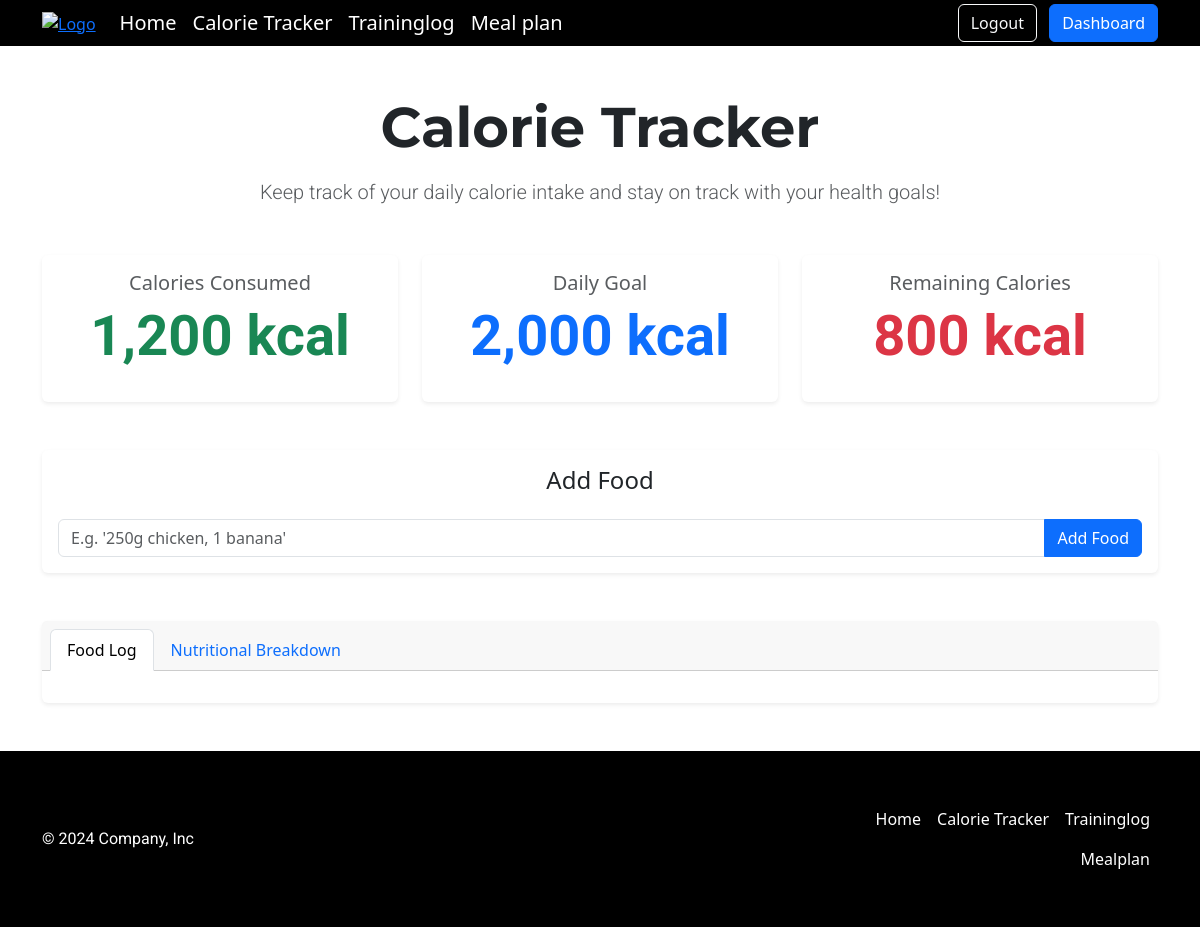
/calorietracker (signed in), run on an earlier commit of the app's database.
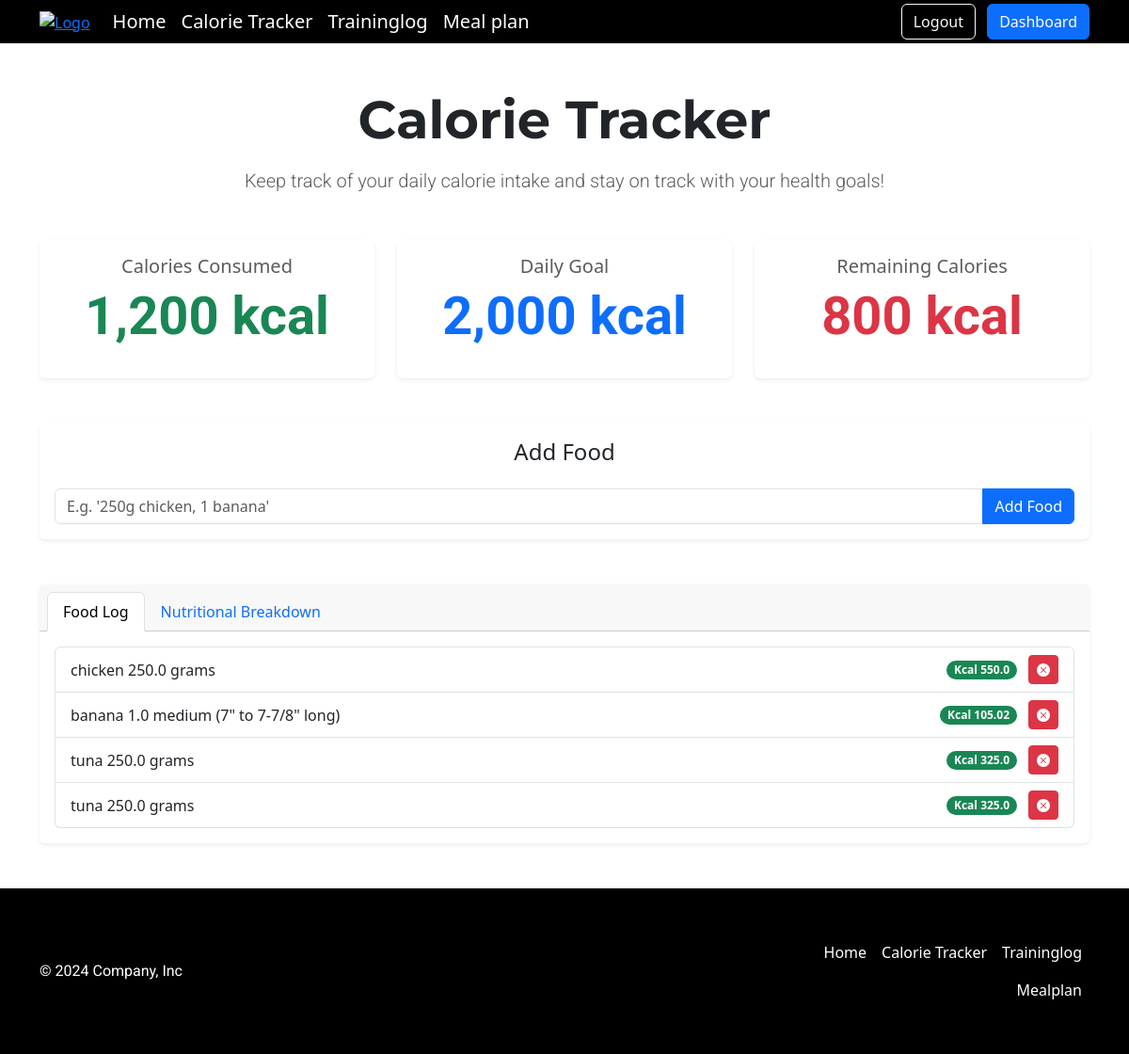
And on a later commit of the database.
### tables this page shows
CREATE TABLE food_log (
id INTEGER PRIMARY KEY AUTOINCREMENT,
user_id INTEGER NOT NULL,
food_name VARCHAR(255) NOT NULL,
serving_qty FLOAT NOT NULL,
serving_unit VARCHAR(50) NOT NULL,
calories FLOAT NOT NULL,
proteins FLOAT NOT NULL,
carbohydrates FLOAT NOT NULL,
fats FLOAT NOT NULL,
created_at TIMESTAMP DEFAULT CURRENT_TIMESTAMP,
FOREIGN KEY (user_id) REFERENCES users(id) ON DELETE CASCADE
);

### app.py (the view)
@app.route("/calorietracker", methods=["GET", "POST"])
@login_required
def calorietracker():
    user_id = session["user_id"]
    if request.method == "POST":
        food_query = request.form.get("food")
        API_KEY = "6158963245cf646896228de0c3d0ba3a"
        APP_ID = "584633a6"
        url = "https://trackapi.nutritionix.com/v2/natural/nutrients"
        headers = {
            "x-app-id": APP_ID,
            "x-app-key": API_KEY,
            "Content-Type": "application/json"
        }
        data = {
            "query": food_query
        }
        response = requests.post(url, headers=headers, json=data)
        if response.status_code == 200:
            nutrition_data = response.json()
            for food in nutrition_data["foods"]:
                db.execute(
                    """
                    INSERT INTO food_log (user_id, food_name, serving_qty, serving_unit, calories, proteins, carbohydrates, fats)
                    VALUES (?, ?, ?, ?, ?, ?, ?, ?)
                    """,
                    user_id,
                    food["food_name"],
                    food["serving_qty"],
                    food["serving_unit"],
                    food["nf_calories"],
                    food["nf_protein"],
                    food["nf_total_carbohydrate"],
                    food["nf_total_fat"]
                )
        else:
            return render_template("calorietracker.html", error="Failed to fetch data from the API. Please try again.")
        return redirect("/calorietracker")
    else:
        food_log = db.execute(
            """
            SELECT food_name, serving_qty, serving_unit, calories, proteins, carbohydrates, fats
            FROM food_log
            WHERE user_id = ? AND DATE(created_at) = DATE('now')
            """,
            user_id
        )
        return render_template("calorietracker.html", food_log=food_log)

### app.py (called while the page is built)
def login_required(f):
    @wraps(f)
    def decorated_function(*args, **kwargs):
        if session.get("user_id") is None:
            return redirect("/login")
        return f(*args, **kwargs)
    return decorated_function

@app.after_request
def after_request(response):
    response.headers["Cache-Control"] = "no-cache, no-store, must-revalidate"
    response.headers["Expires"] = 0
    response.headers["Pragma"] = "no-cache"
    return response

### templates/calorietracker.html (shortened to what this page needs)
{% extends "layout.html" %}
{% block main %}
<div class="container my-5 text-center">
    <h1 class="display-4 mb-3 fw-bold">Calorie Tracker</h1>
    <p class="lead text-muted">Keep track of your daily calorie intake and stay on track with your health goals!</p>
</div>
<div class="container my-5">
    <div class="row g-4 text-center">
        <div class="col-md-4">
            <div class="card shadow-sm border-0 h-100">
                <div class="card-body">
                    <h5 class="card-title text-muted">Calories Consumed</h5>
                    <p class="display-4 text-success fw-bold">1,200 kcal</p>
                </div>
            </div>
        </div>
        <div class="col-md-4">
            <div class="card shadow-sm border-0 h-100">
                <div class="card-body">
                    <h5 class="card-title text-muted">Daily Goal</h5>
                    <p class="display-4 text-primary fw-bold">2,000 kcal</p>
                </div>
            </div>
        </div>
        <div class="col-md-4">
            <div class="card shadow-sm border-0 h-100">
                <div class="card-body">
                    <h5 class="card-title text-muted">Remaining Calories</h5>
                    <p class="display-4 text-danger fw-bold">800 kcal</p>
                </div>
            </div>
        </div>
    </div>
</div>
<div class="container my-5">
    <div class="card shadow-sm border-0">
        <div class="card-body">
            <h4 class="card-title text-center mb-4">Add Food</h4>
            <form action="/calorietracker" method="post">
                <div class="input-group">
                    <input type="text" class="form-control" placeholder="E.g. '250g chicken, 1 banana'" aria-label="Food input" name="food" required>
                    <button class="btn btn-primary" type="submit">Add Food</button>
                </div>
            </form>
        </div>
    </div>
</div>
<div class="container my-5">
    <div class="card shadow-sm border-0">
        <div class="card-header">
            <ul class="nav nav-tabs card-header-tabs" id="foodLogTabs">
                <li class="nav-item">
                    <a class="nav-link active" id="food-log-tab" data-bs-toggle="tab" href="#food-log" role="tab">Food Log</a>
                </li>
                <li class="nav-item">
                    <a class="nav-link" id="nutrition-tab" data-bs-toggle="tab" href="#nutrition" role="tab">Nutritional Breakdown</a>
                </li>
            </ul>
        </div>
        <div class="card-body tab-content">
            <div class="tab-pane fade show active" id="food-log" role="tabpanel">
                <ul class="list-group">
                    {% for food in food_log %}
                        <li class="list-group-item d-flex justify-content-between align-items-center">
                            {{ food.food_name }} {{ food.serving_qty }} {{ food.serving_unit }}
                            <div>
                                <span class="badge bg-success rounded-pill me-2">Kcal {{ food.calories }}</span>
                                <button class="btn btn-sm btn-danger">
                                    <i class="bi bi-x-circle-fill"></i>
                                </button>
                            </div>
                        </li>
                        {% endfor %}
                    </ul>
                </div>
        </div>
    </div>
</div>
{% endblock %}

### templates/layout.html (shortened to what this page needs)
<!DOCTYPE html>
<html lang="en">
    <head>
        <link href="https://cdn.jsdelivr.net/npm/bootstrap@5.3.3/dist/css/bootstrap.min.css" rel="stylesheet">
        <link href="/static/styles.css" rel="stylesheet">
        <link href="https://cdn.jsdelivr.net/npm/bootstrap-icons/font/bootstrap-icons.css" rel="stylesheet">
    </head>
    <body>
        <header class="bg-black">
            <div class="container">
                <div class="d-flex flex-wrap align-items-center justify-content-center justify-content-lg-start">
                    <a href="/" class="me-3">
                        <img src="/static/logo-white.png" alt="Logo" class="img-fluid" style="max-height: 150px;">
                    </a>
                    {% if session["user_id"] %}
                        <ul class="nav col-12 col-lg-auto me-lg-auto mb-2 justify-content-center mb-md-0">
                            <li><a href="/" class="nav-link px-2 text-white fs-5">Home</a></li>
                            <li><a href="/calorietracker" class="nav-link px-2 text-white fs-5">Calorie Tracker</a></li>
                            <li><a href="/traininglog" class="nav-link px-2 text-white fs-5">Traininglog</a></li>
                            <li><a href="/mealplan" class="nav-link px-2 text-white fs-5">Meal plan</a></li>
                        </ul>
                        <div class="text-end">
                            <a href="/logout" class="btn btn-outline-light me-2">Logout</a>
                            <a href="/dashboard" class="btn btn-primary">Dashboard</a>
                        </div>
                    {% endif %}
                </div>
            </div>
        </header>
        {% block main %}{% endblock %}
        <footer class="bg-black text-white py-5">
            <div class="container">
                <div class="d-flex flex-wrap justify-content-between align-items-center">
                    <p class="col-md-4 mb-0">© 2024 Company, Inc</p>
                    <a href="/" class="col-md-4 d-flex align-items-center justify-content-center mb-3 mb-md-0 me-md-auto text-decoration-none">
                        <svg class="bi me-2" width="40" height="32"><use xlink:href="#bootstrap"></use></svg>
                    </a>
                    {% if session["user_id"] %}
                    <ul class="nav col-md-4 justify-content-end">
                        <li class="nav-item"><a href="/" class="nav-link px-2 text-white">Home</a></li>
                        <li class="nav-item"><a href="/calorietracker" class="nav-link px-2 text-white">Calorie Tracker</a></li>
                        <li class="nav-item"><a href="/traininglog" class="nav-link px-2 text-white">Traininglog</a></li>
                        <li class="nav-item"><a href="/mealplan" class="nav-link px-2 text-white">Mealplan</a></li>
                    </ul>
                    {% endif %}
                </div>
            </div>
        </footer>
    </body>
</html>

### static/styles.css (style rules this page uses)
h1, h2, h3 { font-family: 'Montserrat', sans-serif !important; }
p { font-family: 'Roboto', sans-serif !important; }

What changed in the data, as far as the page shows it:
added food_log: food_name "chicken", serving_qty "250.0", serving_unit "grams", calories "550.0"
added food_log: food_name "banana", serving_qty "1.0", serving_unit "medium (7\" to 7-7/8\" long)", calories "105.02"
added food_log: food_name "tuna", serving_qty "250.0", serving_unit "grams", calories "325.0"
added food_log: food_name "tuna", serving_qty "250.0", serving_unit "grams", calories "325.0"
